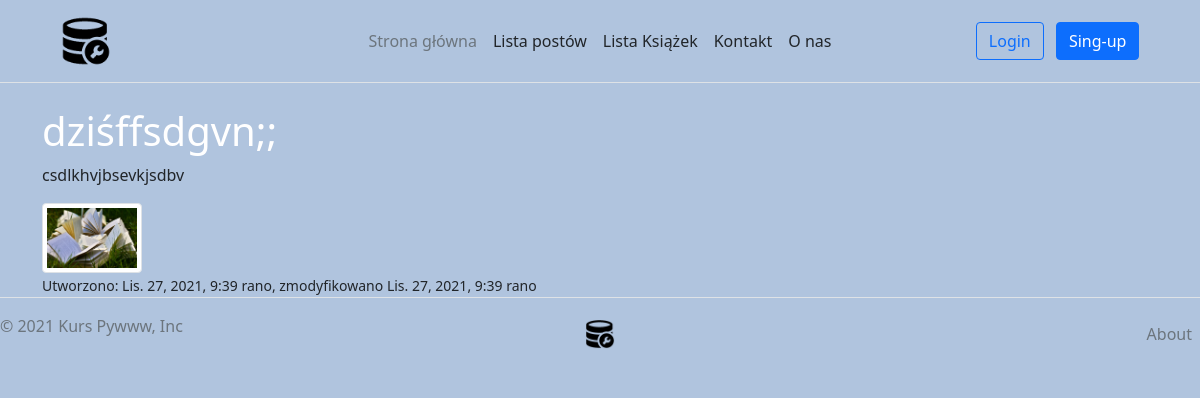
The app's page /posts/44 with its own data.
### posts/models.py (models this page shows, shortened)
class Post(Timestamped):
    title = models.CharField(verbose_name="Tytuł", max_length=255)
    content = models.TextField(verbose_name="Treść")
    published = models.BooleanField(verbose_name="Opublikowany", default=False)
    sponsored = models.BooleanField(verbose_name="Sponsorowany", default=False)
    author = models.ForeignKey("auth.User", on_delete=models.CASCADE)
    tags = models.ManyToManyField('tags.Tag', related_name="posts")
    category = models.ManyToManyField('posts.Category')
    example_file = models.FileField(upload_to='posts/examples/', blank=True, null=True)
    image_width = models.IntegerField(blank=True, null=True, editable=False)
    image = models.ImageField(upload_to="posts/images/%Y/%m/%d/", null=True, width_field="image_width")

### posts/views.py (the view)
# urls.py: path('<int:post_id>', posts_details, name="details"),
def posts_details(request, post_id):
    post = Post.objects.get(pk=post_id)
    context = {}
    if post.published:
        context['post'] = post
    return render(request, 'posts/details.html', context)

### posts/templates/posts/details.html (shortened to what this page needs)
{% extends 'base.html' %}
{% load static %}
{% block styles %}
    <link href="{% static '/posts/css/style.css' %}" rel="stylesheet">
{% endblock %}
{% block content %}
    <div class="row">
        <div class="col-md-9">
            <h1>{{  post.title }}</h1>
            <div>
                <p>{{ post.content }}</p>
            </div>
        </div>
        {% if post.image %}
            <div>
                <img src="{{ post.image.url }}" width="100" class="img-thumbnail" alt=" ">
            </div>
         {% endif %}
        <div>
            <small>Utworzono: {{  post.created }}, zmodyfikowano {{  post.modified }}</small>
        </div>
    </div>
{% endblock %}

### main/static/main/css/style.css (style rules this page uses)
body { background-color: lightsteelblue; }
h1 { color: white; }

### records on screen
Post: title "dziśffsdgvn;;", content "csdlkhvjbsevkjsdbv", image (picture), created "Lis. 27, 2021, 9:39 rano", modified "Lis. 27, 2021, 9:39 rano"
